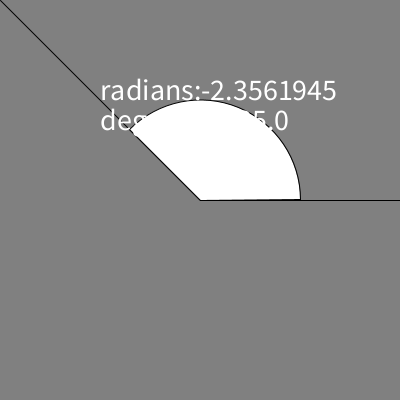
Frame 1 (no input)
Frame 60 (the mouse pressed at the canvas centre just before this capture): identical to frame 1, image omitted
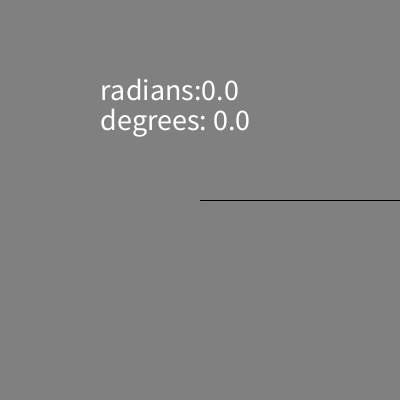
Frame 120 (the mouse held since frame 60 and released just before this capture)

The Processing sketch that drew these frames (run headless with seeded random() and noise(); from frame 60 on, the mouse is pressed at the canvas centre):

// Processing sketch: week05_3b_atan2_dy_text_radians_degrees
// ── week05_3b_atan2_dy_text_radians_degrees.pde
//week05_3b_atan2_dy_text_radians_degrees
// degress vs .radians
void setup(){
  size(400,400);
}
void draw(){
  background(128);
  line(200,200,400,200);
  line(200,200,mouseX,mouseY);
  float dx = mouseX-200, dy=mouseY-200;
  float a = atan2(dy,dx);
  if(a<0) arc(200,200,200,200,a,0,PIE);
  else arc(200,200,200,200,0,a,PIE);
  textSize(30);
  text("radians:"+a,100,100);
  text("degrees: "+degrees(a),100,130);
}
